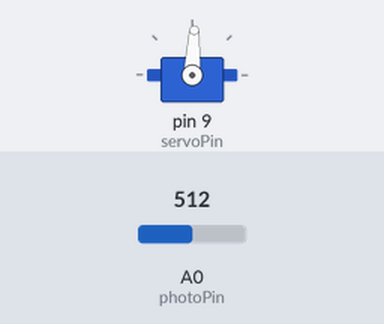
Recording of a sketch running on a simulated Arduino Uno, built with avr-gcc and run on an emulated ATmega328P. Parts: servo. The inputs (shaded band) are chosen by the test bench; at power-on: A0 (photoPin) = 512.

Above: at 1.2 s.
1.3 s: A0 (photoPin) set to 716
At 2.5 s:
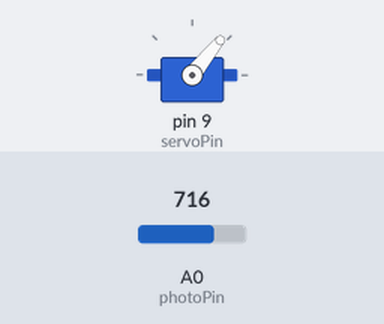
2.8 s: A0 (photoPin) set to 900
At 3.8 s:
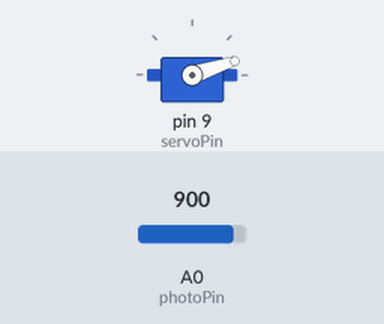
4.3 s: A0 (photoPin) set to 306
At 5.0 s:
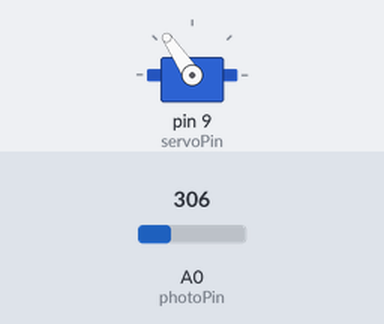
5.8 s: A0 (photoPin) set to 122
At 6.1 s:
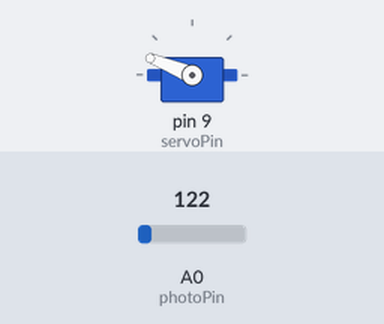
7.3 s: A0 (photoPin) set to 0
At 8.5 s:
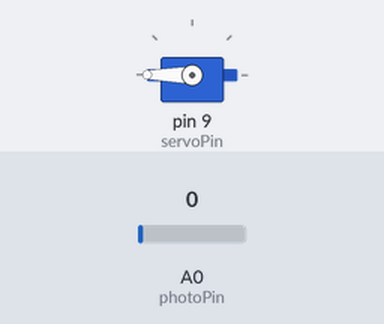
Timing chart, 0 to 9.8 s (numbered marks = the images above; inputs shaded):
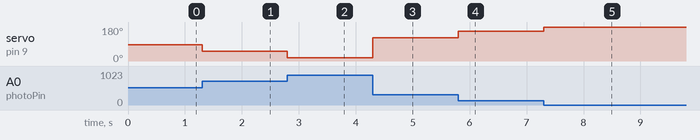

The sketch:

lesson_30_hwrk.ino
```cpp
#include <Servo.h>

int photoPin = A0;
int photoVal;
int servoPin = 9;
int servoPos = 0;
Servo servoObj;

// int endDelay = 150;

void setup() {
    // Serial.begin(115200);
    servoObj.attach(servoPin);
    pinMode(photoPin,INPUT);
}

void loop() {
    photoVal = analogRead(photoPin);
    // Serial.println(photoVal);

    servoPos = photoVal * (-180./1000.)+180;
    // Serial.println(servoPos);
    servoObj.write(servoPos);
    // delay(endDelay);
}
```

Measured:
- after the input at 1.3 s, servo on pin 9 (servoPin): 87° → 51° at once
- after the input at 2.8 s, servo on pin 9 (servoPin): 51° → 18° at once
- after the input at 4.3 s, servo on pin 9 (servoPin): 18° → 124° at once
- after the input at 5.8 s, servo on pin 9 (servoPin): 124° → 158° at once
- after the input at 7.3 s, servo on pin 9 (servoPin): 158° → 180° at once
